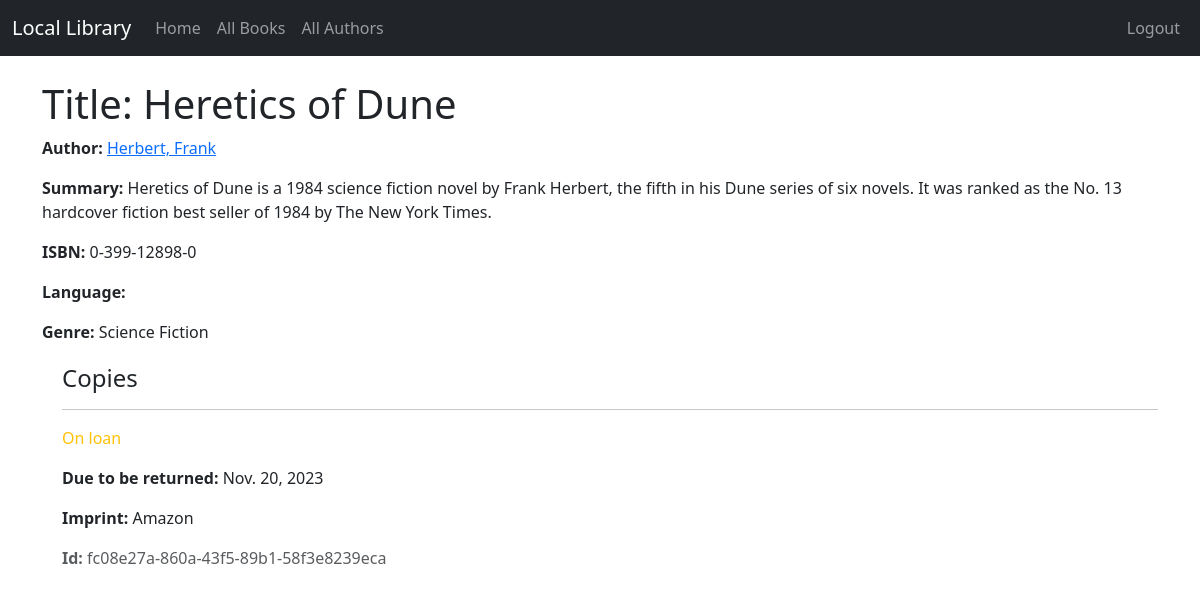
/book_detail/2 (signed in), run on the app's committed database.
### catalog/models.py (models this page shows, shortened)
class Book(models.Model):
    title = models.CharField(max_length=200)
    author = models.ForeignKey('Author', on_delete=models.RESTRICT,
                               null=True)
    summary = models.TextField(max_length=1000, help_text='Enter a brief description of the book ')
    isbn = models.CharField('ISBN', max_length=13, unique=True, help_text='13 Character <a href="https://www.isbn-international.org / content / what - isbn">ISBN number</a>')
    genre = models.ManyToManyField(Genre, help_text='Select a genre for this book')

class Author(models.Model):
    first_name = models.CharField(default="first_name", max_length=100)
    last_name = models.CharField(default="last_name", max_length=100)
    date_of_birth = models.DateField(null=True, blank=True)
    date_of_death = models.DateField('Died', null=True, blank=True)
    class Meta:
        ordering = ['last_name', 'first_name']
    def get_absolute_url(self):
        return reverse('author_detail', args=[str(self.id)])
    def __str__(self):
        return f'{self.last_name}, {self.first_name}'

class Genre(models.Model):
    name = models.CharField(max_length=200, help_text='Enter a book genre (e.g.Science Fiction)')
    def __str__(self):
        return self.name

class BookInstance(models.Model):
    id = models.UUIDField(primary_key=True, default=uuid.uuid4, help_text='Unique ID for this particular book across whole library')
    book = models.ForeignKey('Book', on_delete=models.RESTRICT, null=True)
    imprint = models.CharField(max_length=200)
    due_back = models.DateField(null=True, blank=True)
    LOAN_STATUS = (
    ('m', 'Maintenance'), ('o', 'On loan'), ('a', 'Available'), ('r',
    'Reserved'),
    )
    status = models.CharField(
    max_length=1,
    choices=LOAN_STATUS,
    blank=True,
    default='m',
    help_text='Book availability',
    )

### catalog/views.py (the view)
# urls.py: path('book_detail/<int:pk>', views.BookDetailView.as_view(), name='book_detail'),
class BookDetailView(LoginRequiredMixin, generic.DetailView):
    model = Book

### catalog/templates/catalog/book_detail.html
{% extends "base.html" %}
{% block content %}
    <h1>Title: {{ book.title }}</h1>
    <p><strong>Author:</strong> <a href="{{ book.author.get_absolute_url }}">{{ book.author }}</a></p>
    <p><strong>Summary:</strong> {{ book.summary }}</p>
    <p><strong>ISBN:</strong> {{ book.isbn }}</p>
    <p><strong>Language:</strong> {{ book.language }}</p>
    <p><strong>Genre:</strong> {{ book.genre.all|join:", " }}</p>
    <div style="margin-left:20px;margin-top:20px">
        <h4>Copies</h4>
        {% for copy in book.bookinstance_set.all %}
            <hr>
            <p class="{% if copy.status == 'a' %}text-success{% elif copy.status == 'm' %}text-danger{% else %}text-warning{% endif %}">
                {{ copy.get_status_display }}
            </p>
            {% if copy.status != 'a' %}
                <p><strong>Due to be returned:</strong> {{ copy.due_back }}</p>
            {% endif %}
            <p><strong>Imprint:</strong> {{ copy.imprint }}</p>
            <p class="text-muted"><strong>Id:</strong> {{ copy.id }}</p>
        {% endfor %}
    </div>
{% endblock %}

### data on the page
Book: title "Heretics of Dune", author "Herbert, Frank", summary "Heretics of Dune is a 1984 science fiction novel by Frank Herbert, the fifth in his Dune series of six novels. It was ranked as the No. 13 hardcover fiction best seller of 1984 by The New York Times.", isbn "0-399-12898-0", genre.all "Science Fiction"
BookInstance: status "On loan", due_back "Nov. 20, 2023", imprint "Amazon", id "fc08e27a-860a-43f5-89b1-58f3e8239eca"
